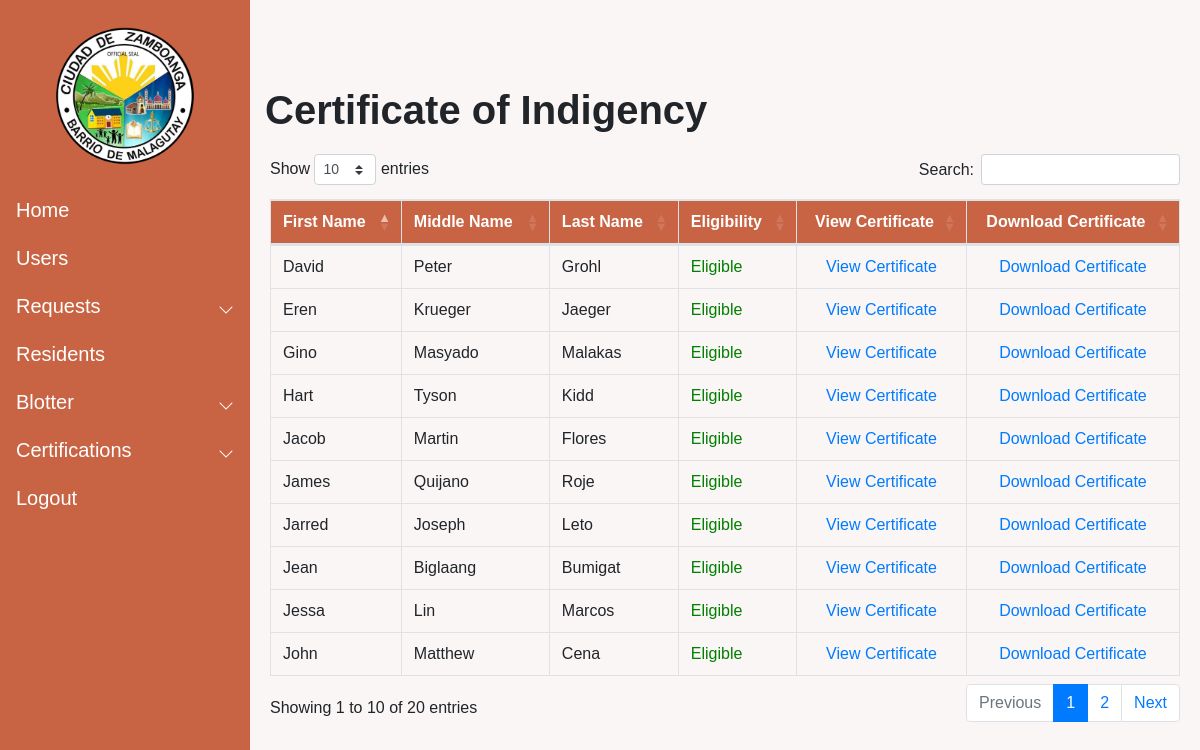
Page /resident_list02/ on the committed database.
### Resident/models.py (models this page shows, shortened)
class Resident (models.Model):
    pic = models.ImageField(null=True, blank = True, verbose_name="Profile Picture", upload_to= "images/", default='images/default_pp.jpg')
    First_name = models.CharField(max_length=50)
    Last_name = models.CharField(max_length=50)
    Middle_name = models.CharField(max_length=50)
    Birthdate = models.DateField(auto_now_add=False, auto_now=False)
    Gender_choices = (
        ('Male','Male'),
        ('Female','Female')
        )
    Gender = models.CharField(max_length=100, choices=Gender_choices, default = "Not Specified")
    Contact = models.CharField(max_length=11)
    Phealthnone = 'None'
    Phealth_choices = (
        ('None', 'None'),
        ('Employed','Employed'),
        ('Voluntary','Voluntary'),
        ('OFW','OFW'),
        ('Sponsored','Sponsored'),
        ('Indigent','Indigent'),
        ('Lifetime','Lifetime'),
        ('Senior','Senior')
    )
    Philhealth_membership = models.CharField(max_length=100,choices=Phealth_choices,default=Phealthnone,verbose_name="Philhealth Membership Type")
    Cstatus_choices = (
        ('Single','Single'),
        ('Married','Married'),
        ('Separated','Separated'),
        ('Widowed','Widowed'),
        )
    Marital_status = models.CharField(max_length=100, choices = Cstatus_choices, default = "")
    Citizenship = models.CharField(max_length=100)
    Religion = models.CharField(max_length=100)
    Occupation = models.CharField(max_length=100, null=True, blank=True)
    Vac_choices = (
        ('Vaccinated','Vaccinated'),
        ('Unvaccinated','Unvaccinated')
    )
    Vaccination = models.CharField(max_length=100, choices = Vac_choices, verbose_name="Vaccination Status", default="")
    Address = models.TextField(max_length=250, verbose_name="Street Address")
    Blacklisted = models.BooleanField(default = False)
    created_date = models.DateTimeField(auto_now_add=True)
    modified_date = models.DateTimeField(auto_now=True)

### Certification/views.py (the view)
# urls.py: path('resident_list02/',resident_list02,name="resident_list02"),
def resident_list02(request):
    Resident_obj = Resident.objects.all()
    cresident = Resident.objects.filter(Blacklisted = False)
    bresident = Resident.objects.filter(Blacklisted = True)
    Resident_cleared = cresident.order_by('First_name')
    Resident_blacklisted = bresident.order_by('First_name')
    Blotter_number = []
    for res in Resident_blacklisted:
        resid = res.id
        blo = Blotreport.objects.filter(Offender = resid)
        bloo = blo.count()
        Blotter_number.append(bloo)
    context = {
        'Resident_obj' : Resident_obj,
        'Resident_cleared': Resident_cleared,
        'Resident_blacklisted': Resident_blacklisted,
        'Blotter_number' : Blotter_number
    }
    return render(request, "certification/indigency.html",context = context)

### templates/certification/indigency.html (shortened to what this page needs)
{% extends 'base.html' %}
{%  load static %}
{% block content %}
<h1 style="margin-left: 10px; margin-bottom:20px;"><b>Certificate of Indigency</b></h1>
<div class="container-fluid mt-3 mb-5">
    <table class = "table table-bordered table-hover" id="RequestTable">
        <thead>
            <tr>
            <th>First Name</th>
            <th>Middle Name</th>
            <th>Last Name</th>
            <th>Eligibility</th>
            <th style="text-align: center;">View Certificate</th>
            <th style="text-align: center;">Download Certificate</th>
        </tr>
        </thead>
        <tbody>
            {% for res in Resident_obj %}
            <tr>
                <td>{{ res.First_name }}</td>
                <td>{{ res.Middle_name}}</td>
                <td>{{res.Last_name}}</td>
                {% if res.Blacklisted == True %}
                <td style="color:red;">Not Eligible</td>
                <td style="text-align: center;"><a style="color: gray;">View Certificate</a></td>
                <td style="text-align: center;"><a style="color: gray;">Download Certificate</a></td>
                {% else %}
                <td style="color: green;">Eligible</td>
                <td style="text-align: center;"><a href ="{% url 'view_certificate02' res.pk %}">View Certificate</a></td>
                <td style="text-align: center;"><a href="{% url 'generate_certificate02' res.pk %}">Download Certificate</a></td>
                {% endif %}
            </tr>
            {% endfor %}
        </tbody>
    </table>
</div>
{%  endblock content %}

### static/css/nav.css (style rules this page uses)
@media (min-width: 992px) { body { overflow: auto !important; } }

### templates/certification/indigency.html (style rules this page uses)
thead { background-color: #c86444; border-color: none; color: white; }

### rows in the picture
Resident: First_name "John", Middle_name "Matthew", Last_name "Cena", Blacklisted "Eligible"
Resident: First_name "Jarred", Middle_name "Joseph", Last_name "Leto", Blacklisted "Eligible"
Resident: First_name "Eren", Middle_name "Krueger", Last_name "Jaeger", Blacklisted "Eligible"
Resident: First_name "Hart", Middle_name "Tyson", Last_name "Kidd", Blacklisted "Eligible"
Resident: First_name "David", Middle_name "Peter", Last_name "Grohl", Blacklisted "Eligible"
Resident: First_name "James", Middle_name "Quijano", Last_name "Roje", Blacklisted "Eligible"
Resident: First_name "Jessa", Middle_name "Lin", Last_name "Marcos", Blacklisted "Eligible"
Resident: First_name "Jacob", Middle_name "Martin", Last_name "Flores", Blacklisted "Eligible"
Resident: First_name "Jean", Middle_name "Biglaang", Last_name "Bumigat", Blacklisted "Eligible"
Resident: First_name "Gino", Middle_name "Masyado", Last_name "Malakas", Blacklisted "Eligible"
